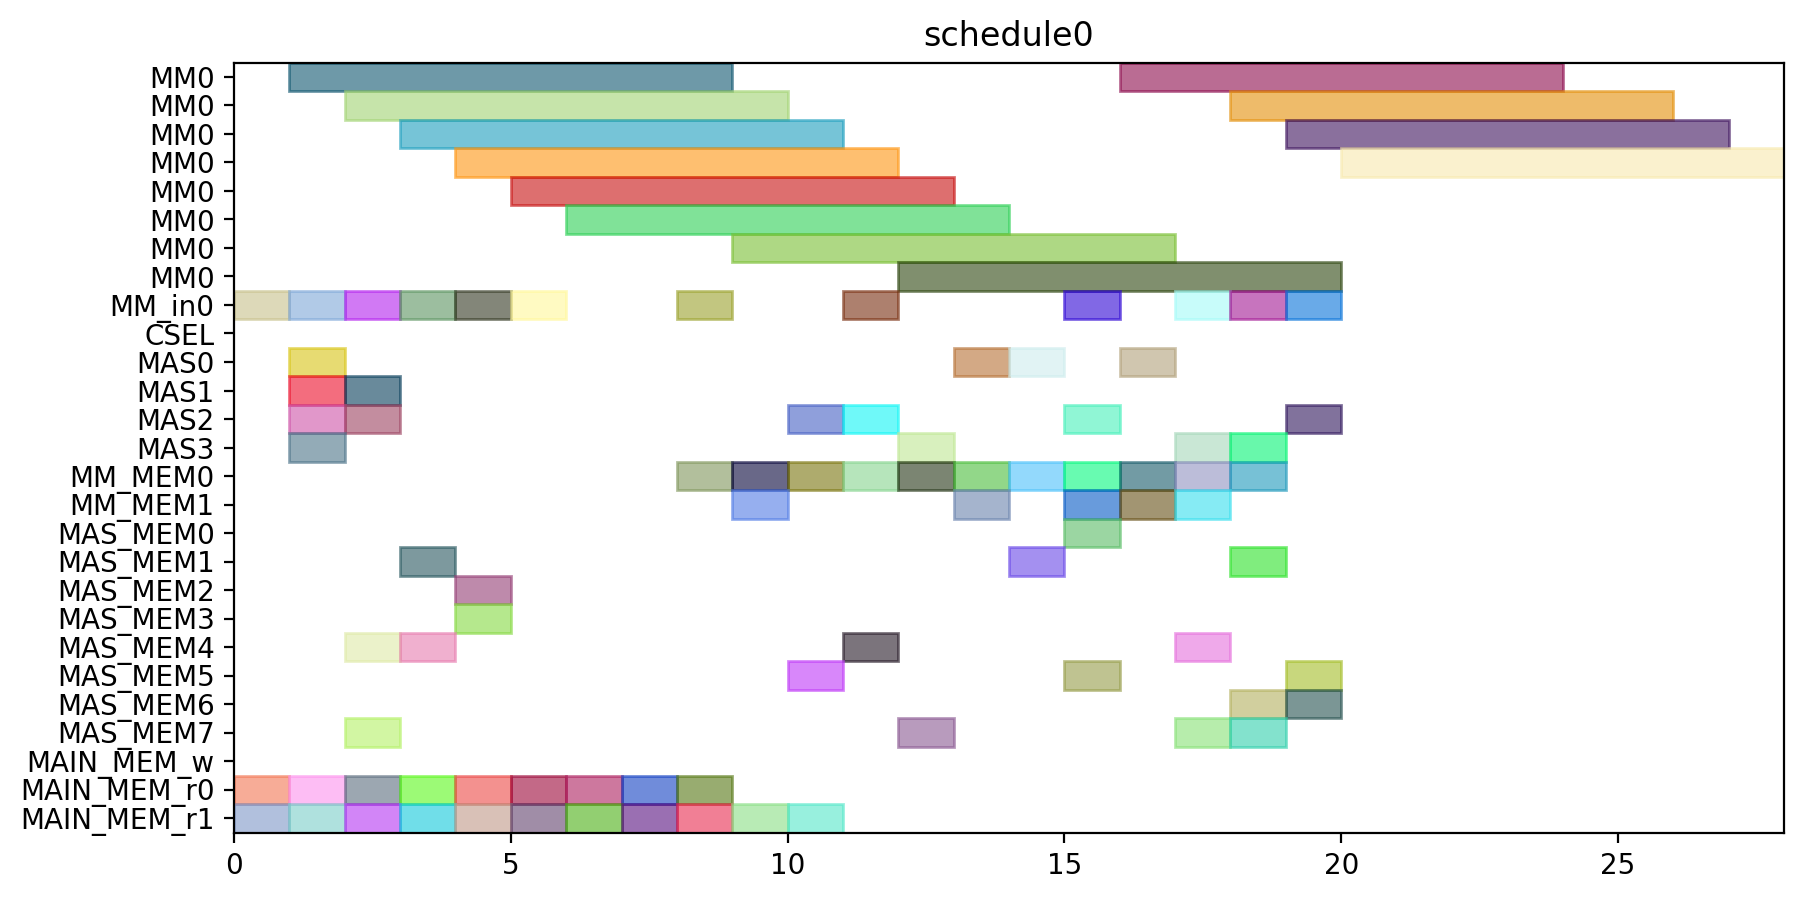

Write the Python code that produced this figure.
from pyschedule import Scenario, solvers, plotters, alt


def solve():
	horizon = 90
	S = Scenario("schedule0", horizon=horizon)

	# resource
	MM = S.Resources('MM', num=1, size=8)
	MM_in = S.Resources('MM_in', num=1)
	CSEL = S.Resource('CSEL')
	MAS = S.Resources('MAS', num=4, size=1, periods=range(1, horizon))
	MM_MEM = S.Resources('MM_MEM', num=2)
	MAS_MEM = S.Resources('MAS_MEM', num=8)
	MAIN_MEM_w = S.Resource('MAIN_MEM_w', size=1)
	MAIN_MEM_r = S.Resources('MAIN_MEM_r', num=2)

	# result of previous scheduling

	# new tasks
	t0_in = S.Task('t0_in', length=1, delay_cost=1)
	t0_in += alt(MM_in)
	t0 = S.Task('t0', length=8, delay_cost=1)
	t0 += alt(MM)
	S += t0>=t0_in

	t0_mem0 = S.Task('t0_mem0', length=1, delay_cost=1)
	t0_mem0 += MAIN_MEM_r[0]
	t0_mem1 = S.Task('t0_mem1', length=1, delay_cost=1)
	t0_mem1 += MAIN_MEM_r[1]
	t1_in = S.Task('t1_in', length=1, delay_cost=1)
	t1_in += alt(MM_in)
	t1 = S.Task('t1', length=8, delay_cost=1)
	t1 += alt(MM)
	S += t1>=t1_in

	t1_mem0 = S.Task('t1_mem0', length=1, delay_cost=1)
	t1_mem0 += MAIN_MEM_r[0]
	t1_mem1 = S.Task('t1_mem1', length=1, delay_cost=1)
	t1_mem1 += MAIN_MEM_r[1]
	t2_in = S.Task('t2_in', length=1, delay_cost=1)
	t2_in += alt(MM_in)
	t2 = S.Task('t2', length=8, delay_cost=1)
	t2 += alt(MM)
	S += t2>=t2_in

	t2_mem0 = S.Task('t2_mem0', length=1, delay_cost=1)
	t2_mem0 += MAIN_MEM_r[0]
	t2_mem1 = S.Task('t2_mem1', length=1, delay_cost=1)
	t2_mem1 += MAIN_MEM_r[1]
	t3 = S.Task('t3', length=1, delay_cost=1)
	t3 += alt(MAS)

	t3_mem0 = S.Task('t3_mem0', length=1, delay_cost=1)
	t3_mem0 += MAIN_MEM_r[0]
	t3_mem1 = S.Task('t3_mem1', length=1, delay_cost=1)
	t3_mem1 += MAIN_MEM_r[1]
	t4 = S.Task('t4', length=1, delay_cost=1)
	t4 += alt(MAS)

	t4_mem0 = S.Task('t4_mem0', length=1, delay_cost=1)
	t4_mem0 += MAIN_MEM_r[0]
	t4_mem1 = S.Task('t4_mem1', length=1, delay_cost=1)
	t4_mem1 += MAIN_MEM_r[1]
	t8 = S.Task('t8', length=1, delay_cost=1)
	t8 += alt(MAS)

	t8_mem0 = S.Task('t8_mem0', length=1, delay_cost=1)
	t8_mem0 += MAIN_MEM_r[0]
	t8_mem1 = S.Task('t8_mem1', length=1, delay_cost=1)
	t8_mem1 += MAIN_MEM_r[1]
	t9 = S.Task('t9', length=1, delay_cost=1)
	t9 += alt(MAS)

	t9_mem0 = S.Task('t9_mem0', length=1, delay_cost=1)
	t9_mem0 += MAIN_MEM_r[0]
	t9_mem1 = S.Task('t9_mem1', length=1, delay_cost=1)
	t9_mem1 += MAIN_MEM_r[1]
	t13 = S.Task('t13', length=1, delay_cost=1)
	t13 += alt(MAS)

	t13_mem0 = S.Task('t13_mem0', length=1, delay_cost=1)
	t13_mem0 += MAIN_MEM_r[0]
	t13_mem1 = S.Task('t13_mem1', length=1, delay_cost=1)
	t13_mem1 += MAIN_MEM_r[1]
	t14 = S.Task('t14', length=1, delay_cost=1)
	t14 += alt(MAS)

	t14_mem0 = S.Task('t14_mem0', length=1, delay_cost=1)
	t14_mem0 += MAIN_MEM_r[0]
	t14_mem1 = S.Task('t14_mem1', length=1, delay_cost=1)
	t14_mem1 += MAIN_MEM_r[1]
	t5_in = S.Task('t5_in', length=1, delay_cost=1)
	t5_in += alt(MM_in)
	t5 = S.Task('t5', length=8, delay_cost=1)
	t5 += alt(MM)
	S += t5>=t5_in

	t5_mem0 = S.Task('t5_mem0', length=1, delay_cost=1)
	t5_mem0 += alt(MAS_MEM)
	S += (t3*MAS[0])-1 < t5_mem0*MAS_MEM[0]
	S += (t3*MAS[1])-1 < t5_mem0*MAS_MEM[2]
	S += (t3*MAS[2])-1 < t5_mem0*MAS_MEM[4]
	S += (t3*MAS[3])-1 < t5_mem0*MAS_MEM[6]
	S += t5_mem0 <= t5

	t5_mem1 = S.Task('t5_mem1', length=1, delay_cost=1)
	t5_mem1 += alt(MAS_MEM)
	S += (t4*MAS[0])-1 < t5_mem1*MAS_MEM[1]
	S += (t4*MAS[1])-1 < t5_mem1*MAS_MEM[3]
	S += (t4*MAS[2])-1 < t5_mem1*MAS_MEM[5]
	S += (t4*MAS[3])-1 < t5_mem1*MAS_MEM[7]
	S += t5_mem1 <= t5

	t6 = S.Task('t6', length=1, delay_cost=1)
	t6 += alt(MAS)

	t6_mem0 = S.Task('t6_mem0', length=1, delay_cost=1)
	t6_mem0 += alt(MM_MEM)
	S += (t0*MM[0])-1 < t6_mem0*MM_MEM[0]
	S += t6_mem0 <= t6

	t6_mem1 = S.Task('t6_mem1', length=1, delay_cost=1)
	t6_mem1 += alt(MM_MEM)
	S += (t1*MM[0])-1 < t6_mem1*MM_MEM[1]
	S += t6_mem1 <= t6

	t10_in = S.Task('t10_in', length=1, delay_cost=1)
	t10_in += alt(MM_in)
	t10 = S.Task('t10', length=8, delay_cost=1)
	t10 += alt(MM)
	S += t10>=t10_in

	t10_mem0 = S.Task('t10_mem0', length=1, delay_cost=1)
	t10_mem0 += alt(MAS_MEM)
	S += (t8*MAS[0])-1 < t10_mem0*MAS_MEM[0]
	S += (t8*MAS[1])-1 < t10_mem0*MAS_MEM[2]
	S += (t8*MAS[2])-1 < t10_mem0*MAS_MEM[4]
	S += (t8*MAS[3])-1 < t10_mem0*MAS_MEM[6]
	S += t10_mem0 <= t10

	t10_mem1 = S.Task('t10_mem1', length=1, delay_cost=1)
	t10_mem1 += alt(MAS_MEM)
	S += (t9*MAS[0])-1 < t10_mem1*MAS_MEM[1]
	S += (t9*MAS[1])-1 < t10_mem1*MAS_MEM[3]
	S += (t9*MAS[2])-1 < t10_mem1*MAS_MEM[5]
	S += (t9*MAS[3])-1 < t10_mem1*MAS_MEM[7]
	S += t10_mem1 <= t10

	t11 = S.Task('t11', length=1, delay_cost=1)
	t11 += alt(MAS)

	t11_mem0 = S.Task('t11_mem0', length=1, delay_cost=1)
	t11_mem0 += alt(MM_MEM)
	S += (t1*MM[0])-1 < t11_mem0*MM_MEM[0]
	S += t11_mem0 <= t11

	t11_mem1 = S.Task('t11_mem1', length=1, delay_cost=1)
	t11_mem1 += alt(MM_MEM)
	S += (t2*MM[0])-1 < t11_mem1*MM_MEM[1]
	S += t11_mem1 <= t11

	t15_in = S.Task('t15_in', length=1, delay_cost=1)
	t15_in += alt(MM_in)
	t15 = S.Task('t15', length=8, delay_cost=1)
	t15 += alt(MM)
	S += t15>=t15_in

	t15_mem0 = S.Task('t15_mem0', length=1, delay_cost=1)
	t15_mem0 += alt(MAS_MEM)
	S += (t13*MAS[0])-1 < t15_mem0*MAS_MEM[0]
	S += (t13*MAS[1])-1 < t15_mem0*MAS_MEM[2]
	S += (t13*MAS[2])-1 < t15_mem0*MAS_MEM[4]
	S += (t13*MAS[3])-1 < t15_mem0*MAS_MEM[6]
	S += t15_mem0 <= t15

	t15_mem1 = S.Task('t15_mem1', length=1, delay_cost=1)
	t15_mem1 += alt(MAS_MEM)
	S += (t14*MAS[0])-1 < t15_mem1*MAS_MEM[1]
	S += (t14*MAS[1])-1 < t15_mem1*MAS_MEM[3]
	S += (t14*MAS[2])-1 < t15_mem1*MAS_MEM[5]
	S += (t14*MAS[3])-1 < t15_mem1*MAS_MEM[7]
	S += t15_mem1 <= t15

	t16 = S.Task('t16', length=1, delay_cost=1)
	t16 += alt(MAS)

	t16_mem0 = S.Task('t16_mem0', length=1, delay_cost=1)
	t16_mem0 += alt(MM_MEM)
	S += (t0*MM[0])-1 < t16_mem0*MM_MEM[0]
	S += t16_mem0 <= t16

	t16_mem1 = S.Task('t16_mem1', length=1, delay_cost=1)
	t16_mem1 += alt(MM_MEM)
	S += (t2*MM[0])-1 < t16_mem1*MM_MEM[1]
	S += t16_mem1 <= t16

	t18 = S.Task('t18', length=1, delay_cost=1)
	t18 += alt(MAS)

	t18_mem0 = S.Task('t18_mem0', length=1, delay_cost=1)
	t18_mem0 += alt(MM_MEM)
	S += (t0*MM[0])-1 < t18_mem0*MM_MEM[0]
	S += t18_mem0 <= t18

	t20_in = S.Task('t20_in', length=1, delay_cost=1)
	t20_in += alt(MM_in)
	t20 = S.Task('t20', length=8, delay_cost=1)
	t20 += alt(MM)
	S += t20>=t20_in

	t20_mem0 = S.Task('t20_mem0', length=1, delay_cost=1)
	t20_mem0 += alt(MM_MEM)
	S += (t2*MM[0])-1 < t20_mem0*MM_MEM[0]
	S += t20_mem0 <= t20

	t20_mem1 = S.Task('t20_mem1', length=1, delay_cost=1)
	t20_mem1 += MAIN_MEM_r[1]
	t7 = S.Task('t7', length=1, delay_cost=1)
	t7 += alt(MAS)

	t7_mem0 = S.Task('t7_mem0', length=1, delay_cost=1)
	t7_mem0 += alt(MM_MEM)
	S += (t5*MM[0])-1 < t7_mem0*MM_MEM[0]
	S += t7_mem0 <= t7

	t7_mem1 = S.Task('t7_mem1', length=1, delay_cost=1)
	t7_mem1 += alt(MAS_MEM)
	S += (t6*MAS[0])-1 < t7_mem1*MAS_MEM[1]
	S += (t6*MAS[1])-1 < t7_mem1*MAS_MEM[3]
	S += (t6*MAS[2])-1 < t7_mem1*MAS_MEM[5]
	S += (t6*MAS[3])-1 < t7_mem1*MAS_MEM[7]
	S += t7_mem1 <= t7

	t12 = S.Task('t12', length=1, delay_cost=1)
	t12 += alt(MAS)

	t12_mem0 = S.Task('t12_mem0', length=1, delay_cost=1)
	t12_mem0 += alt(MM_MEM)
	S += (t10*MM[0])-1 < t12_mem0*MM_MEM[0]
	S += t12_mem0 <= t12

	t12_mem1 = S.Task('t12_mem1', length=1, delay_cost=1)
	t12_mem1 += alt(MAS_MEM)
	S += (t11*MAS[0])-1 < t12_mem1*MAS_MEM[1]
	S += (t11*MAS[1])-1 < t12_mem1*MAS_MEM[3]
	S += (t11*MAS[2])-1 < t12_mem1*MAS_MEM[5]
	S += (t11*MAS[3])-1 < t12_mem1*MAS_MEM[7]
	S += t12_mem1 <= t12

	t17 = S.Task('t17', length=1, delay_cost=1)
	t17 += alt(MAS)

	t17_mem0 = S.Task('t17_mem0', length=1, delay_cost=1)
	t17_mem0 += alt(MM_MEM)
	S += (t15*MM[0])-1 < t17_mem0*MM_MEM[0]
	S += t17_mem0 <= t17

	t17_mem1 = S.Task('t17_mem1', length=1, delay_cost=1)
	t17_mem1 += alt(MAS_MEM)
	S += (t16*MAS[0])-1 < t17_mem1*MAS_MEM[1]
	S += (t16*MAS[1])-1 < t17_mem1*MAS_MEM[3]
	S += (t16*MAS[2])-1 < t17_mem1*MAS_MEM[5]
	S += (t16*MAS[3])-1 < t17_mem1*MAS_MEM[7]
	S += t17_mem1 <= t17

	t19 = S.Task('t19', length=1, delay_cost=1)
	t19 += alt(MAS)

	t19_mem0 = S.Task('t19_mem0', length=1, delay_cost=1)
	t19_mem0 += alt(MM_MEM)
	S += (t0*MM[0])-1 < t19_mem0*MM_MEM[0]
	S += t19_mem0 <= t19

	t19_mem1 = S.Task('t19_mem1', length=1, delay_cost=1)
	t19_mem1 += alt(MAS_MEM)
	S += (t18*MAS[0])-1 < t19_mem1*MAS_MEM[1]
	S += (t18*MAS[1])-1 < t19_mem1*MAS_MEM[3]
	S += (t18*MAS[2])-1 < t19_mem1*MAS_MEM[5]
	S += (t18*MAS[3])-1 < t19_mem1*MAS_MEM[7]
	S += t19_mem1 <= t19

	t21 = S.Task('t21', length=1, delay_cost=1)
	t21 += alt(MAS)

	t21_mem0 = S.Task('t21_mem0', length=1, delay_cost=1)
	t21_mem0 += alt(MM_MEM)
	S += (t1*MM[0])-1 < t21_mem0*MM_MEM[0]
	S += t21_mem0 <= t21

	t21_mem1 = S.Task('t21_mem1', length=1, delay_cost=1)
	t21_mem1 += alt(MM_MEM)
	S += (t20*MM[0])-1 < t21_mem1*MM_MEM[1]
	S += t21_mem1 <= t21

	t22 = S.Task('t22', length=1, delay_cost=1)
	t22 += alt(MAS)

	t22_mem0 = S.Task('t22_mem0', length=1, delay_cost=1)
	t22_mem0 += alt(MM_MEM)
	S += (t1*MM[0])-1 < t22_mem0*MM_MEM[0]
	S += t22_mem0 <= t22

	t22_mem1 = S.Task('t22_mem1', length=1, delay_cost=1)
	t22_mem1 += alt(MM_MEM)
	S += (t20*MM[0])-1 < t22_mem1*MM_MEM[1]
	S += t22_mem1 <= t22

	t23_in = S.Task('t23_in', length=1, delay_cost=1)
	t23_in += alt(MM_in)
	t23 = S.Task('t23', length=8, delay_cost=1)
	t23 += alt(MM)
	S += t23>=t23_in

	t23_mem0 = S.Task('t23_mem0', length=1, delay_cost=1)
	t23_mem0 += alt(MAS_MEM)
	S += (t17*MAS[0])-1 < t23_mem0*MAS_MEM[0]
	S += (t17*MAS[1])-1 < t23_mem0*MAS_MEM[2]
	S += (t17*MAS[2])-1 < t23_mem0*MAS_MEM[4]
	S += (t17*MAS[3])-1 < t23_mem0*MAS_MEM[6]
	S += t23_mem0 <= t23

	t23_mem1 = S.Task('t23_mem1', length=1, delay_cost=1)
	t23_mem1 += MAIN_MEM_r[1]
	t25_in = S.Task('t25_in', length=1, delay_cost=1)
	t25_in += alt(MM_in)
	t25 = S.Task('t25', length=8, delay_cost=1)
	t25 += alt(MM)
	S += t25>=t25_in

	t25_mem0 = S.Task('t25_mem0', length=1, delay_cost=1)
	t25_mem0 += alt(MAS_MEM)
	S += (t7*MAS[0])-1 < t25_mem0*MAS_MEM[0]
	S += (t7*MAS[1])-1 < t25_mem0*MAS_MEM[2]
	S += (t7*MAS[2])-1 < t25_mem0*MAS_MEM[4]
	S += (t7*MAS[3])-1 < t25_mem0*MAS_MEM[6]
	S += t25_mem0 <= t25

	t25_mem1 = S.Task('t25_mem1', length=1, delay_cost=1)
	t25_mem1 += alt(MAS_MEM)
	S += (t22*MAS[0])-1 < t25_mem1*MAS_MEM[1]
	S += (t22*MAS[1])-1 < t25_mem1*MAS_MEM[3]
	S += (t22*MAS[2])-1 < t25_mem1*MAS_MEM[5]
	S += (t22*MAS[3])-1 < t25_mem1*MAS_MEM[7]
	S += t25_mem1 <= t25

	t27_in = S.Task('t27_in', length=1, delay_cost=1)
	t27_in += alt(MM_in)
	t27 = S.Task('t27', length=8, delay_cost=1)
	t27 += alt(MM)
	S += t27>=t27_in

	t27_mem0 = S.Task('t27_mem0', length=1, delay_cost=1)
	t27_mem0 += alt(MAS_MEM)
	S += (t22*MAS[0])-1 < t27_mem0*MAS_MEM[0]
	S += (t22*MAS[1])-1 < t27_mem0*MAS_MEM[2]
	S += (t22*MAS[2])-1 < t27_mem0*MAS_MEM[4]
	S += (t22*MAS[3])-1 < t27_mem0*MAS_MEM[6]
	S += t27_mem0 <= t27

	t27_mem1 = S.Task('t27_mem1', length=1, delay_cost=1)
	t27_mem1 += alt(MAS_MEM)
	S += (t21*MAS[0])-1 < t27_mem1*MAS_MEM[1]
	S += (t21*MAS[1])-1 < t27_mem1*MAS_MEM[3]
	S += (t21*MAS[2])-1 < t27_mem1*MAS_MEM[5]
	S += (t21*MAS[3])-1 < t27_mem1*MAS_MEM[7]
	S += t27_mem1 <= t27

	t28_in = S.Task('t28_in', length=1, delay_cost=1)
	t28_in += alt(MM_in)
	t28 = S.Task('t28', length=8, delay_cost=1)
	t28 += alt(MM)
	S += t28>=t28_in

	t28_mem0 = S.Task('t28_mem0', length=1, delay_cost=1)
	t28_mem0 += alt(MAS_MEM)
	S += (t19*MAS[0])-1 < t28_mem0*MAS_MEM[0]
	S += (t19*MAS[1])-1 < t28_mem0*MAS_MEM[2]
	S += (t19*MAS[2])-1 < t28_mem0*MAS_MEM[4]
	S += (t19*MAS[3])-1 < t28_mem0*MAS_MEM[6]
	S += t28_mem0 <= t28

	t28_mem1 = S.Task('t28_mem1', length=1, delay_cost=1)
	t28_mem1 += alt(MAS_MEM)
	S += (t7*MAS[0])-1 < t28_mem1*MAS_MEM[1]
	S += (t7*MAS[1])-1 < t28_mem1*MAS_MEM[3]
	S += (t7*MAS[2])-1 < t28_mem1*MAS_MEM[5]
	S += (t7*MAS[3])-1 < t28_mem1*MAS_MEM[7]
	S += t28_mem1 <= t28

	t29_in = S.Task('t29_in', length=1, delay_cost=1)
	t29_in += alt(MM_in)
	t29 = S.Task('t29', length=8, delay_cost=1)
	t29 += alt(MM)
	S += t29>=t29_in

	t29_mem0 = S.Task('t29_mem0', length=1, delay_cost=1)
	t29_mem0 += alt(MAS_MEM)
	S += (t21*MAS[0])-1 < t29_mem0*MAS_MEM[0]
	S += (t21*MAS[1])-1 < t29_mem0*MAS_MEM[2]
	S += (t21*MAS[2])-1 < t29_mem0*MAS_MEM[4]
	S += (t21*MAS[3])-1 < t29_mem0*MAS_MEM[6]
	S += t29_mem0 <= t29

	t29_mem1 = S.Task('t29_mem1', length=1, delay_cost=1)
	t29_mem1 += alt(MAS_MEM)
	S += (t12*MAS[0])-1 < t29_mem1*MAS_MEM[1]
	S += (t12*MAS[1])-1 < t29_mem1*MAS_MEM[3]
	S += (t12*MAS[2])-1 < t29_mem1*MAS_MEM[5]
	S += (t12*MAS[3])-1 < t29_mem1*MAS_MEM[7]
	S += t29_mem1 <= t29

	solvers.mip.solve(S,msg=1,kind='CPLEX',ratio_gap=1.01)

	solution = [['hoge']*len(S.solution()[1]) for i in range(len(S.solution()))]
	for i in range(len(S.solution())):
		for j in range(len(S.solution()[i])):
			solution[i][j]=str(S.solution()[i][j])
	print(solution)

	cycles = int(solution[-1][3])

	pic_file_name = "/home/mfukuda/ABE/multiRAM_multiMAS_16mux/scheduling_result/stage8MM1_stage1MAS4/EP_ADD_A_0/schedule0.png"
	if(S.solution() != []):
		plotters.matplotlib.plot(S,img_filename=pic_file_name, show_task_labels=False, fig_size=(cycles*0.25+3, 5))

	return solution
